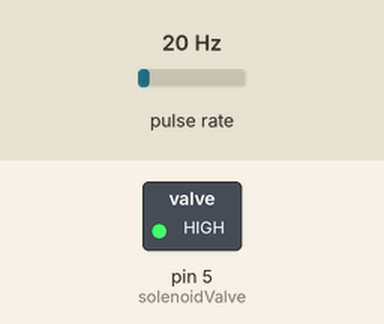
Bench run of a sketch on a simulated Arduino Uno, built with avr-gcc and run on an emulated ATmega328P. On the bench: switched loads named in the sketch (green lamp = pin HIGH). Wiring (inferred from the names in the program): pulse sensor: data pin 2. Inputs (shaded band) come from the test bench; at power-on: pulse rate 20 Hz. What the sketch prints to the serial monitor is not drawn.

Above: at 1.2 s.
1.3 s: pulse rate (sensor on pin 2) set to 73 Hz
4.3 s: pulse rate (sensor on pin 2) set to 80 Hz
At 6.0 s:
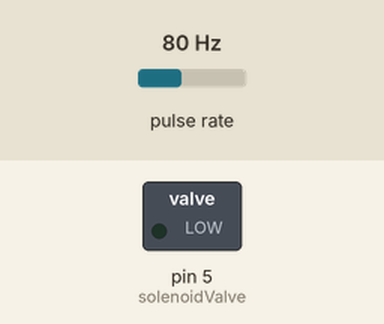
Timing chart, 0 to 7.5 s (numbered marks = the images above; inputs shaded):
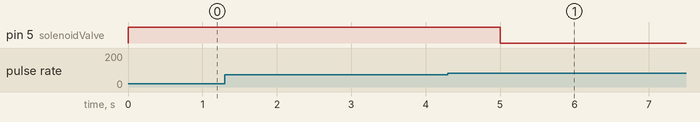

The sketch:

test.ino
```cpp
int sensorInterrupt = 0;  // interrupt 0
int sensorPin       = 2; //Digital Pin 2
int solenoidValve = 5; // Digital pin 5
unsigned int SetPoint = 400; //400 milileter

/*The hall-effect flow sensor outputs pulses per second per litre/minute of flow.*/
float calibrationFactor = 90; //You can change according to your datasheet

volatile byte pulseCount =0;

float flowRate = 0.0;
unsigned int flowMilliLitres =0;
unsigned long totalMilliLitres = 0;

unsigned long oldTime = 0;

void setup()
{

  // Initialize a serial connection for reporting values to the host
  Serial.begin(9600);
  pinMode(solenoidValve , OUTPUT);
  digitalWrite(solenoidValve, HIGH);
  pinMode(sensorPin, INPUT);
  digitalWrite(sensorPin, HIGH);

  /*The Hall-effect sensor is connected to pin 2 which uses interrupt 0. Configured to trigger on a FALLING state change (transition from HIGH
  (state to LOW state)*/
  attachInterrupt(sensorInterrupt, pulseCounter, FALLING); //you can use Rising or Falling
}

void loop()
{

   if((millis() - oldTime) > 1000)    // Only process counters once per second
  {
    // Disable the interrupt while calculating flow rate and sending the value to the host
    detachInterrupt(sensorInterrupt);

    // Because this loop may not complete in exactly 1 second intervals we calculate the number of milliseconds that have passed since the last execution and use that to scale the output. We also apply the calibrationFactor to scale the output based on the number of pulses per second per units of measure (litres/minute in this case) coming from the sensor.
    flowRate = ((1000.0 / (millis() - oldTime)) * pulseCount) / calibrationFactor;

    // Note the time this processing pass was executed. Note that because we've
    // disabled interrupts the millis() function won't actually be incrementing right
    // at this point, but it will still return the value it was set to just before
    // interrupts went away.
    oldTime = millis();

    // Divide the flow rate in litres/minute by 60 to determine how many litres have
    // passed through the sensor in this 1 second interval, then multiply by 1000 to
    // convert to millilitres.
    flowMilliLitres = (flowRate / 60) * 1000;

    // Add the millilitres passed in this second to the cumulative total
    totalMilliLitres += flowMilliLitres;

    unsigned int frac;

    // Print the flow rate for this second in litres / minute
    Serial.print("Flow rate: ");
    Serial.print(flowMilliLitres, DEC);  // Print the integer part of the variable
    Serial.print("mL/Second");
    Serial.print("\t");

    // Print the cumulative total of litres flowed since starting
    Serial.print("Output Liquid Quantity: ");
    Serial.print(totalMilliLitres,DEC);
    Serial.println("mL");
    Serial.print("\t");

    if (totalMilliLitres > 40)
    {
      SetSolinoidValve();
    }

// Reset the pulse counter so we can start incrementing again
    pulseCount = 0;

    // Enable the interrupt again now that we've finished sending output
    attachInterrupt(sensorInterrupt, pulseCounter, FALLING);
  }
}

//Insterrupt Service Routine

void pulseCounter()
{
  // Increment the pulse counter
  pulseCount++;
}

void SetSolinoidValve()
{
  digitalWrite(solenoidValve, LOW);
}
```

Measured:
- the behaviour switches between 75 and 76 Hz on pulse rate (sensor on pin 2) (found by bisection; images 0 and 1)
- after the input at 1.3 s, every drawn part: stays the same
